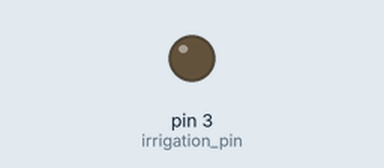
Bench run of a sketch on a simulated Arduino Uno, built with avr-gcc and run on an emulated ATmega328P. Shown: output pins drawn as LEDs (lit = HIGH).

Above: at 0.1 s.
At 15.1 s:
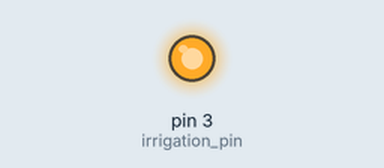
Timing chart, 0 to 16.6 s (numbered marks = the images above):
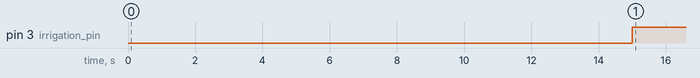

Measured:
- by itself, pin 3 (irrigation_pin): LOW → HIGH at 15.0 s

The sketch:

arduino_part.ino
```cpp
unsigned long current_time;

// Values for irragation cicle
long irrigation_time = 15L*1000L;
long dry_time = 6L*60L*1000L;
unsigned long current_irrigation_cycle = millis();
boolean is_irrigation = true; // Irrigation ON with start arduino

int irrigation_pin = 3;

void setup() {
  pinMode(irrigation_pin, OUTPUT);
}


void loop() {
  current_time = millis();

// Check irrigation
 if (is_irrigation){
   check_process(irrigation_time, current_irrigation_cycle,
   irrigation_pin, is_irrigation, false, HIGH);
 }
  else{
    check_process(dry_time, current_irrigation_cycle,
    irrigation_pin, is_irrigation, true, LOW);
  }
}

// Method for compare any cycle working current time and this cycle total time,
// if this time is greater than total time - set cycle to stop, set LOW/HIGH
// on its pin and set current time to current cycle time.
void check_process(long proc_time, unsigned long &current_proc_cycle,
int pin, boolean &is_key, boolean key_value, int high_low){
  if(current_time - current_proc_cycle > proc_time){
      is_key = key_value;
      digitalWrite(pin, high_low);
      current_proc_cycle = current_time;
   }
}
```
